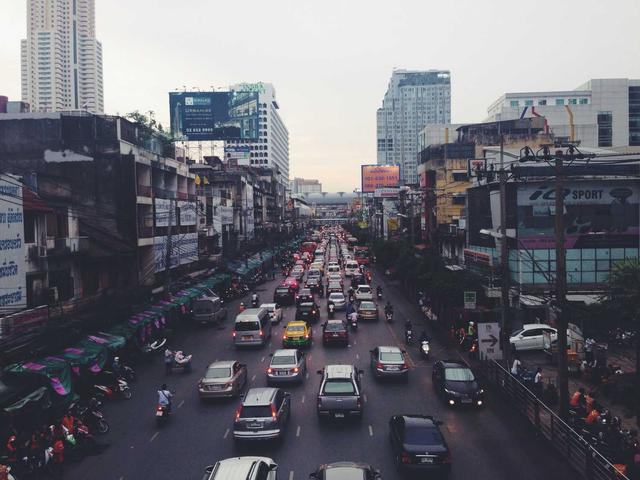
#> input picture 01_sift/images/input_image.jpg, 640 x 480 px
$ python sift_final_summary.py
#> lines starting #> are read from the running program, lines starting #| are printed output that depends on the picture
"""
Generate final SIFT pipeline summary image showing detection + description results.
"""

import numpy as np
from PIL import Image
import matplotlib.pyplot as plt
import matplotlib.patches as patches
from scipy.ndimage import gaussian_filter
import os

def load_image():
    """Load the input image."""
    img_path = '../images/input_image.jpg'
    if os.path.exists(img_path):
        return np.array(Image.open(img_path).convert('L'))
    raise FileNotFoundError("input_image.jpg not found")

def compute_gradients(img):
    """Compute gradient magnitude and orientation."""
    gy, gx = np.gradient(img.astype(np.float64))
    magnitude = np.sqrt(gx**2 + gy**2)
    orientation = np.arctan2(gy, gx) * 180 / np.pi
    orientation = (orientation + 360) % 360
    return magnitude, orientation

def build_gaussian_pyramid(img, n_octaves=3, n_scales=4, sigma=1.6, k=np.sqrt(2)):
    """Build Gaussian scale-space pyramid."""
    pyramid = []
    current = img.astype(np.float64)

    for octave in range(n_octaves):
        octave_imgs = []
        for scale in range(n_scales):
            sig = sigma * (k ** scale)
            blurred = gaussian_filter(current, sigma=sig)
            octave_imgs.append(blurred)
        pyramid.append(octave_imgs)
        current = current[::2, ::2]

    return pyramid

def compute_dog(pyramid):
    """Compute Difference of Gaussians."""
    dog_pyramid = []
    for octave_imgs in pyramid:
        dog_octave = []
        for i in range(len(octave_imgs) - 1):
            dog = octave_imgs[i + 1] - octave_imgs[i]
            dog_octave.append(dog)
        dog_pyramid.append(dog_octave)
    return dog_pyramid

def detect_extrema(dog_pyramid):
    """Detect scale-space extrema."""
    keypoints = []

    for octave_idx, dog_octave in enumerate(dog_pyramid):
        scale_factor = 2 ** octave_idx

        for scale_idx in range(1, len(dog_octave) - 1):
            prev_dog = dog_octave[scale_idx - 1]
            curr_dog = dog_octave[scale_idx]
            next_dog = dog_octave[scale_idx + 1]

            h, w = curr_dog.shape

            for y in range(1, h - 1):
                for x in range(1, w - 1):
                    val = curr_dog[y, x]

                    neighbors = []
                    for dy in [-1, 0, 1]:
                        for dx in [-1, 0, 1]:
                            neighbors.append(prev_dog[y + dy, x + dx])
                            if dy != 0 or dx != 0:
                                neighbors.append(curr_dog[y + dy, x + dx])
                            neighbors.append(next_dog[y + dy, x + dx])

                    if val > max(neighbors) or val < min(neighbors):
                        orig_x = x * scale_factor
                        orig_y = y * scale_factor
                        keypoints.append({
                            'x': orig_x,
                            'y': orig_y,
                            'octave': octave_idx,
                            'scale': scale_idx,
                            'response': abs(val)
                        })

    return keypoints

def filter_keypoints(keypoints, dog_pyramid, threshold=0.03, edge_threshold=10):
    """Filter keypoints."""
    filtered = []
    r = edge_threshold
    edge_limit = ((r + 1) ** 2) / r

    for kp in keypoints:
        octave = kp['octave']
        scale = kp['scale']
        scale_factor = 2 ** octave
        local_x = kp['x'] // scale_factor
        local_y = kp['y'] // scale_factor

        dog = dog_pyramid[octave][scale]
        h, w = dog.shape

        if not (1 <= local_x < w - 1 and 1 <= local_y < h - 1):
            continue

        # Edge response
        dxx = dog[local_y, local_x + 1] + dog[local_y, local_x - 1] - 2 * dog[local_y, local_x]
        dyy = dog[local_y + 1, local_x] + dog[local_y - 1, local_x] - 2 * dog[local_y, local_x]
        dxy = (dog[local_y + 1, local_x + 1] - dog[local_y + 1, local_x - 1] -
               dog[local_y - 1, local_x + 1] + dog[local_y - 1, local_x - 1]) / 4

        tr = dxx + dyy
        det = dxx * dyy - dxy ** 2

        if det <= 0:
            continue

        edge_ratio = (tr ** 2) / det
        if edge_ratio > edge_limit:
            continue

        filtered.append(kp)

    return filtered

def compute_orientation(magnitude, orientation, kp_x, kp_y, radius=8):
    """Compute dominant orientation."""
    hist = np.zeros(36)
    h, w = magnitude.shape

    for dy in range(-radius, radius + 1):
        for dx in range(-radius, radius + 1):
            y, x = kp_y + dy, kp_x + dx
            if 0 <= y < h and 0 <= x < w:
                mag = magnitude[y, x]
                ori = orientation[y, x]
                weight = np.exp(-(dx**2 + dy**2) / (2 * (radius/2)**2))
                bin_idx = int(ori / 10) % 36
                hist[bin_idx] += mag * weight

    dominant_bin = np.argmax(hist)
    return dominant_bin * 10 + 5

def plot_final_summary(img, keypoints, magnitude, orientation):
    """Create final summary image."""
    fig = plt.figure(figsize=(20, 12))

    # Create grid
    gs = fig.add_gridspec(2, 3, hspace=0.25, wspace=0.2)

    # 1. Original image
    ax1 = fig.add_subplot(gs[0, 0])
    ax1.imshow(img, cmap='gray')
    ax1.set_title('1. Input Image\n640 × 480 pixels', fontsize=12, fontweight='bold')
    ax1.axis('off')

    # 2. Detection: All keypoints with octave colors
    ax2 = fig.add_subplot(gs[0, 1])
    ax2.imshow(img, cmap='gray')

    colors = ['red', 'lime', 'blue']
    sizes = [3, 6, 12]
    octave_counts = [0, 0, 0]

    for kp in keypoints:
        octave = kp['octave']
        octave_counts[octave] += 1
        circle = plt.Circle((kp['x'], kp['y']), sizes[octave],
                           color=colors[octave], fill=False, linewidth=1)
        ax2.add_patch(circle)

    ax2.set_title(f'2. Detection: {len(keypoints)} Keypoints\nRed={octave_counts[0]} Green={octave_counts[1]} Blue={octave_counts[2]}',
                  fontsize=12, fontweight='bold')
    ax2.axis('off')

    # 3. Final keypoints with orientation arrows
    ax3 = fig.add_subplot(gs[0, 2])
    ax3.imshow(img, cmap='gray')

    # Sample keypoints for arrows (too many to show all)
    sample_kps = keypoints[::max(1, len(keypoints)//50)]

    for kp in sample_kps:
        x, y = kp['x'], kp['y']
        octave = kp['octave']

        if 0 <= y < magnitude.shape[0] and 0 <= x < magnitude.shape[1]:
            ori = compute_orientation(magnitude, orientation, int(x), int(y))

            arrow_len = sizes[octave] * 2
            dx = arrow_len * np.cos(np.radians(ori))
            dy = arrow_len * np.sin(np.radians(ori))

            circle = plt.Circle((x, y), sizes[octave], color=colors[octave], fill=False, linewidth=1.5)
            ax3.add_patch(circle)
            ax3.arrow(x, y, dx, dy, head_width=3, head_length=2,
                     fc='yellow', ec='yellow', linewidth=1, alpha=0.8)

    ax3.set_title('3. Orientation Assignment\n(Arrows show gradient direction)', fontsize=12, fontweight='bold')
    ax3.axis('off')

    # 4. Sample descriptor visualization
    ax4 = fig.add_subplot(gs[1, 0])

    # Find a good keypoint
    sample_kp = None
    for kp in keypoints:
        x, y = kp['x'], kp['y']
        if 50 < x < img.shape[1] - 50 and 50 < y < img.shape[0] - 50:
            sample_kp = kp
            break

    if sample_kp:
        x, y = int(sample_kp['x']), int(sample_kp['y'])
        half = 8
        region = img[max(0,y-half):y+half, max(0,x-half):x+half]

        if region.shape[0] >= 16 and region.shape[1] >= 16:
            ax4.imshow(region[:16, :16], cmap='gray', extent=[0, 16, 16, 0])

            # Draw 4x4 grid
            for i in range(5):
                ax4.axhline(y=i*4, color='lime', linewidth=2)
                ax4.axvline(x=i*4, color='lime', linewidth=2)

            # Draw gradient arrows
            region_mag = magnitude[max(0,y-half):y+half, max(0,x-half):x+half]
            region_ori = orientation[max(0,y-half):y+half, max(0,x-half):x+half]

            if region_mag.shape[0] >= 16 and region_mag.shape[1] >= 16:
                max_mag = region_mag[:16, :16].max() + 1e-6
                for py in range(0, 16, 2):
                    for px in range(0, 16, 2):
                        mag = region_mag[py, px]
                        ori = region_ori[py, px]
                        arrow_len = 0.8 * (mag / max_mag)
                        adx = arrow_len * np.cos(np.radians(ori))
                        ady = arrow_len * np.sin(np.radians(ori))
                        ax4.arrow(px + 1, py + 1, adx, ady, head_width=0.3, head_length=0.15,
                                 fc='yellow', ec='yellow', linewidth=0.6)

    ax4.set_title('4. 16×16 Region with Gradients\n(4×4 = 16 subregions)', fontsize=12, fontweight='bold')
    ax4.set_xlabel('Pixels')
    ax4.set_ylabel('Pixels')

    # 5. 8-bin histogram example
    ax5 = fig.add_subplot(gs[1, 1])

    # Generate sample histogram
    if sample_kp:
        x, y = int(sample_kp['x']), int(sample_kp['y'])
        half = 8
        region_mag = magnitude[max(0,y-half):y+half, max(0,x-half):x+half]
        region_ori = orientation[max(0,y-half):y+half, max(0,x-half):x+half]

        if region_mag.shape[0] >= 4 and region_mag.shape[1] >= 4:
            hist = np.zeros(8)
            for py in range(4):
                for px in range(4):
                    mag = region_mag[py, px]
                    ori = region_ori[py, px]
                    bin_idx = int(ori / 45) % 8
                    hist[bin_idx] += mag

            colors_hist = plt.cm.rainbow(np.linspace(0, 1, 8))
            ax5.bar(range(8), hist, color=colors_hist, edgecolor='black', linewidth=1)
            ax5.set_xticks(range(8))
            ax5.set_xticklabels([f'{i*45}°' for i in range(8)], fontsize=9)

    ax5.set_title('5. 8-bin Histogram\n(One per subregion)', fontsize=12, fontweight='bold')
    ax5.set_xlabel('Orientation Bin (45° each)')
    ax5.set_ylabel('Magnitude Sum')

    # 6. 128-D descriptor
    ax6 = fig.add_subplot(gs[1, 2])

    # Generate full descriptor
    if sample_kp:
        x, y = int(sample_kp['x']), int(sample_kp['y'])
        half = 8
        region_mag = magnitude[max(0,y-half):y+half, max(0,x-half):x+half]
        region_ori = orientation[max(0,y-half):y+half, max(0,x-half):x+half]

        if region_mag.shape[0] >= 16 and region_mag.shape[1] >= 16:
            all_hist = []
            for row in range(4):
                for col in range(4):
                    hist = np.zeros(8)
                    for dy in range(4):
                        for dx in range(4):
                            py, px = row * 4 + dy, col * 4 + dx
                            if py < region_mag.shape[0] and px < region_mag.shape[1]:
                                mag = region_mag[py, px]
                                ori = region_ori[py, px]
                                bin_idx = int(ori / 45) % 8
                                hist[bin_idx] += mag
                    all_hist.extend(hist)

            desc = np.array(all_hist)
            desc = desc / (np.linalg.norm(desc) + 1e-6)
            desc = np.clip(desc, 0, 0.2)
            desc = desc / (np.linalg.norm(desc) + 1e-6)

            bar_colors = plt.cm.tab20(np.repeat(np.arange(16), 8) / 16)
            ax6.bar(range(128), desc, color=bar_colors, edgecolor='none', width=1)

            for i in range(1, 16):
                ax6.axvline(x=i*8 - 0.5, color='black', linewidth=0.5, linestyle='--', alpha=0.3)

    ax6.set_title('6. Final 128-D Descriptor\n(16 subregions × 8 bins)', fontsize=12, fontweight='bold')
    ax6.set_xlabel('Index (0-127)')
    ax6.set_ylabel('Normalized Value')
    ax6.set_xlim(-1, 128)

    plt.suptitle('SIFT Complete Pipeline: Detection → Description', fontsize=18, fontweight='bold', y=0.98)

    plt.savefig('../images/sift_complete_summary.png', dpi=150, bbox_inches='tight', facecolor='white')
    plt.close()
    print('Saved: sift_complete_summary.png')

def main():
    print("Loading image...")
    img = load_image()
    print(f"Image size: {img.shape}")
#| Image size: (480, 640)

    print("Building Gaussian pyramid...")
    pyramid = build_gaussian_pyramid(img)
#> the loop in build_gaussian_pyramid, `for octave in range(n_octaves):` made 3 passes
#> pass 1, in build_gaussian_pyramid, `current = current[::2, ::2]`:
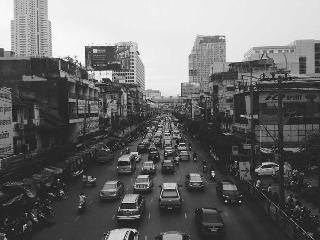
#> current: shape (240, 320) float64; min 1, max 255, mean 106.7
#> after the loop in build_gaussian_pyramid, `for octave in range(n_octaves):`: pyramid = 3 items
#> pyramid = 3 items

    print("Computing DoG...")
    dog_pyramid = compute_dog(pyramid)
#> the loop in compute_dog, `for octave_imgs in pyramid:` made 3 passes
#> dog_pyramid = 3 items

    print("Detecting keypoints...")
    keypoints = detect_extrema(dog_pyramid)
#> the loop in detect_extrema, `for octave_idx, dog_octave in enumerate(dog_pyramid):` made 3 passes
#> scale_factor on passes 1 to 3: 1, 2, 4
#> after the loop in detect_extrema, `for octave_idx, dog_octave in enumerate(dog_pyramid):`: keypoints = 697 items
#> keypoints = 697 items
    print(f"Detected: {len(keypoints)} keypoints")
#| Detected: 697 keypoints

    print("Filtering keypoints...")
    keypoints = filter_keypoints(keypoints, dog_pyramid)
#> the loop in filter_keypoints, `for kp in keypoints:` made 697 passes
#> (local_x, local_y, dxx, dyy, dxy, tr, det, edge_ratio) on passes 1, 2, 4: (343, 4, 0.0429, 0.00632, 0.00376, 0.0492, 0.000257, 9.42), (471, 4, -0.031, -0.00599, -0.000563, -0.037, 0.000185, 7.38), (196, 6, -0.0301, -0.0265, -0.00247, -0.0567, 0.000793, 4.05)
#> pass 1, in filter_keypoints, `dog = dog_pyramid[octave][scale]`:
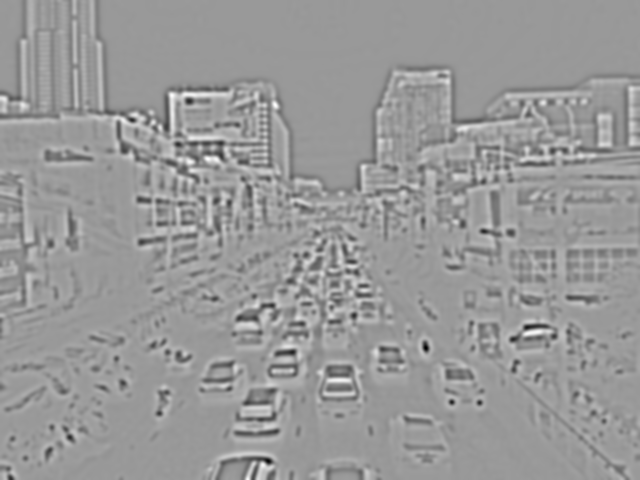
#> dog: shape (480, 640) float64; min -32.42, max 21.6, mean 0; drawn with min black and max white
    print(f"After filtering: {len(keypoints)} keypoints")
#| After filtering: 602 keypoints

    print("Computing gradients...")
    magnitude, orientation = compute_gradients(img)
#> in compute_gradients, `gy, gx = np.gradient(img.astype(np.float64))`:
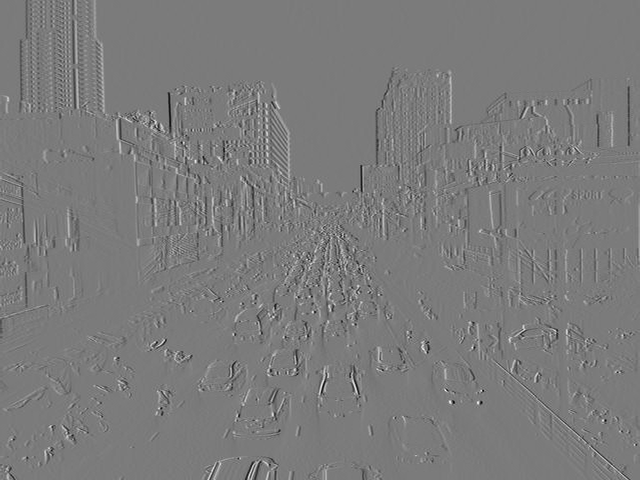
#> gx: shape (480, 640) float64; min -109.5, max 116.5, mean 0; drawn with min black and max white
#> in compute_gradients, `magnitude = np.sqrt(gx**2 + gy**2)`:
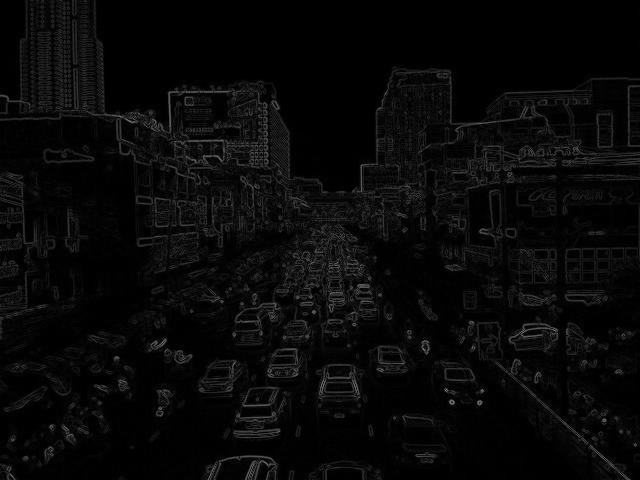
#> magnitude: shape (480, 640) float64; min 0, max 133.9, mean 8.8
#> in compute_gradients, `orientation = np.arctan2(gy, gx) * 180 / np.pi`:
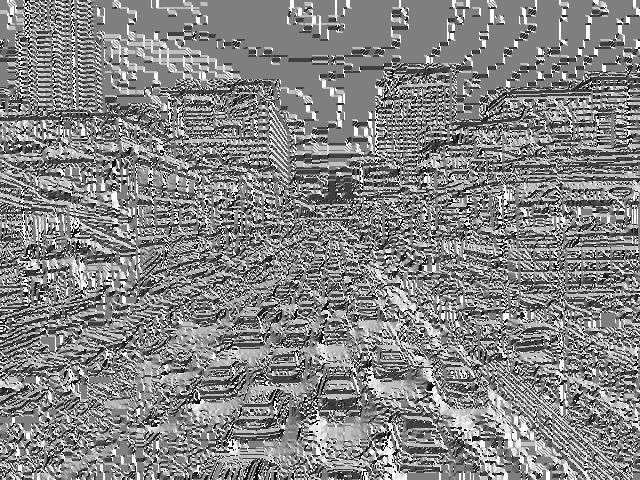
#> orientation: shape (480, 640) float64; min -179.7, max 180, mean 8.3; drawn with min black and max white
#> in compute_gradients, `orientation = (orientation + 360) % 360`:
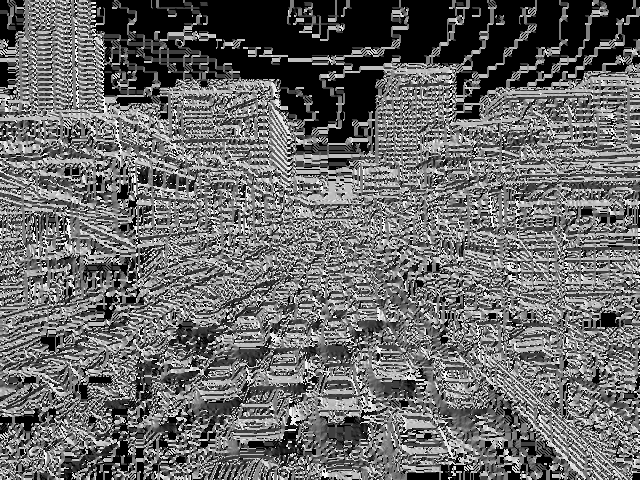
#> orientation: shape (480, 640) float64; min 0, max 359.6, mean 148.8; drawn with min black and max white

    print("\nGenerating final summary image...")
    plot_final_summary(img, keypoints, magnitude, orientation)
#> the loop in plot_final_summary, `for kp in keypoints:` made 602 passes
#> kp on pass 19: {'x': 12, 'y': 22, 'octave': 0, 'scale': 1, 'response': 0.4}
#> the loop in plot_final_summary, `for kp in sample_kps:` made 51 passes
#> the loop in plot_final_summary, `for kp in keypoints:` made 41 passes
#> in plot_final_summary, `plt.savefig('../images/sift_complete_summary.png', dpi=150, bbox_inche..`:
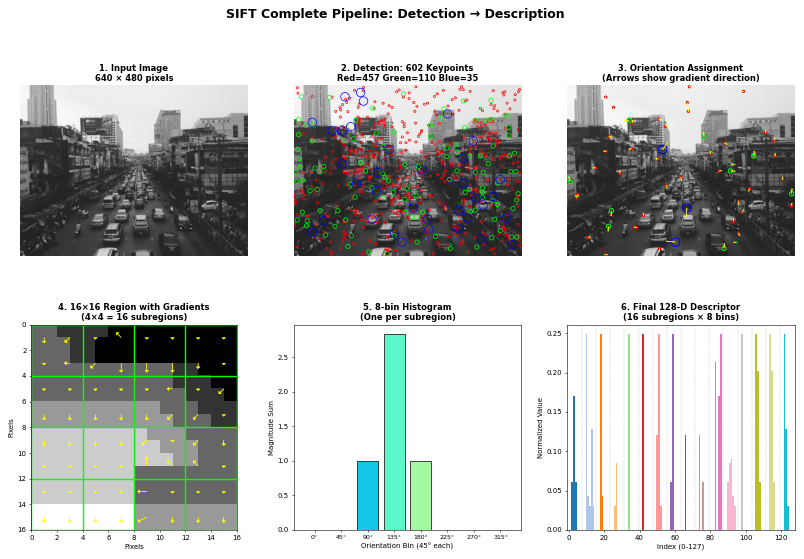
#> figure drawn by matplotlib, 6 panels; panel 5: tallest bar 2.83 high, from x = 2.6 to 3.4

    print("\nDone!")

if __name__ == '__main__':
    main()
